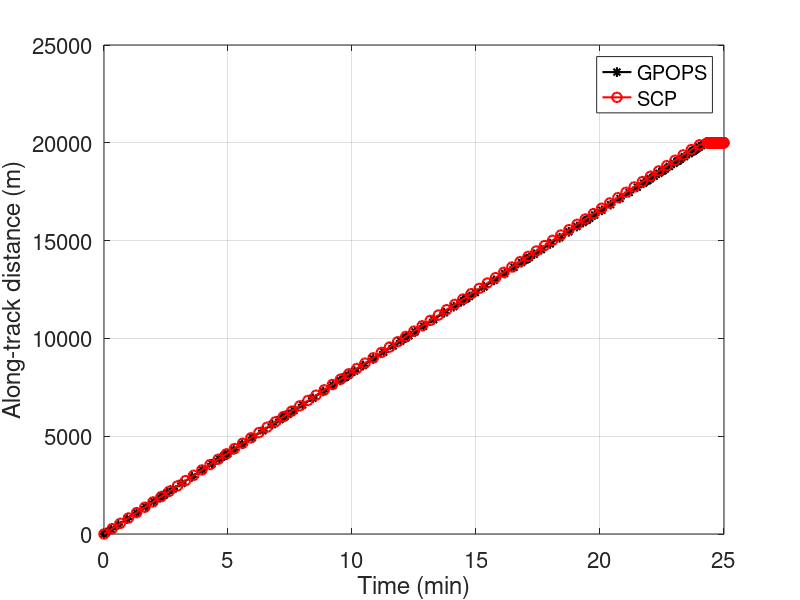
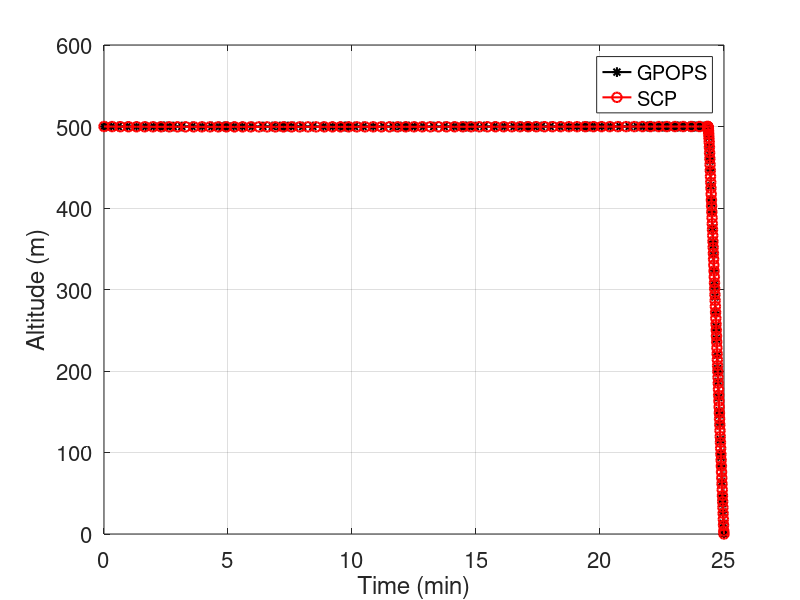
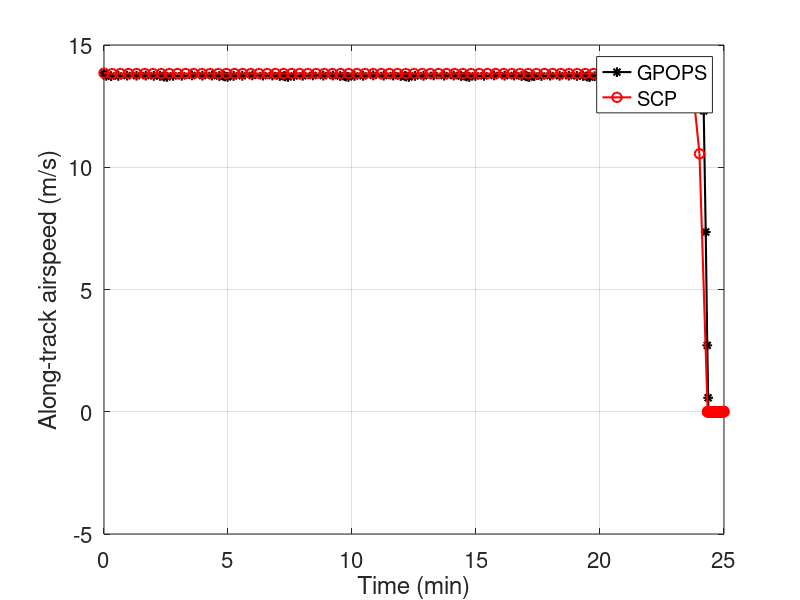
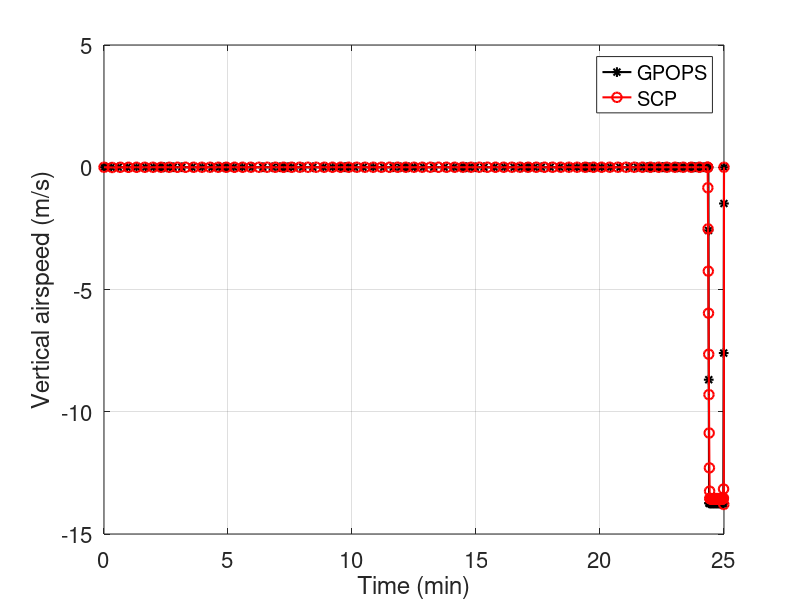

The MATLAB script that drew these images, in order:
% Compare results from the folders "SCP" and "Verify_gpops_convex" with
% nonconvex control constraint u2^2+u3^2=u4

clear
clc
close all
format short

% parameters

load data_gpops.mat
load data_scp.mat

tG = tG/60;
tS = tS/60;
thetaS = atan(u1S./u2S)*180/pi;
% x vs. t
figure
plot(tG, xG, 'k-*', 'markersize', 7, 'linewidth', 1.5);
hold on
plot(tS, xS, 'r-o', 'markersize', 7, 'linewidth', 1.5);
xlabel('Time (min)', 'FontSize', 18);
ylabel('Along-track distance (m)', 'FontSize', 18);
xlim([0 25]);
leg = legend('GPOPS', 'SCP');
set(leg,'FontSize',16);
set(gca,'FontSize',16);
grid on

% z vs. t
figure
plot(tG, zG, 'k-*', 'markersize', 7, 'linewidth', 1.5);
hold on
plot(tS, zS, 'r-o', 'markersize', 7, 'linewidth', 1.5);
xlabel('Time (min)', 'FontSize', 18);
ylabel('Altitude (m)', 'FontSize', 18);
xlim([0 25]);
leg = legend('GPOPS', 'SCP');
set(leg,'FontSize',16);
set(gca,'FontSize',16);
grid on

% vx vs. t
figure
plot(tG, vxG, 'k-*', 'markersize', 7, 'linewidth', 1.5);
hold on
plot(tS, vxS, 'r-o', 'markersize', 7, 'linewidth', 1.5);
xlabel('Time (min)', 'FontSize', 18);
ylabel('Along-track airspeed (m/s)', 'FontSize', 18);
xlim([0 25]);
leg = legend('GPOPS', 'SCP');
set(leg,'FontSize',16);
set(gca,'FontSize',16);
grid on

% vz vs. t
figure
plot(tG, vzG, 'k-*', 'markersize', 7, 'linewidth', 1.5);
hold on
plot(tS, vzS, 'r-o', 'markersize', 7, 'linewidth', 1.5);
xlabel('Time (min)', 'FontSize', 18);
ylabel('Vertical airspeed (m/s)', 'FontSize', 18);
xlim([0 25]);
leg = legend('GPOPS', 'SCP');
set(leg,'FontSize',16);
set(gca,'FontSize',16);
grid on

% % % u1 vs. t
% % figure
% % 
% % plot(tG, u1G, 'k-*', 'markersize', 7, 'linewidth', 1.5);
% % hold on
% % plot(tS, u1S, 'r-o', 'markersize', 7, 'linewidth', 1.5);
% % xlabel('Time (min)', 'FontSize', 18);
% % ylabel('u_1 (N)', 'FontSize', 18);
% % leg = legend('GPOPS', 'SCP');
% % set(leg,'FontSize',16);
% % set(gca,'FontSize',16);
% % grid on

% % % u2 vs. t
% % figure
% % plot(tG, u2G, 'k-*', 'markersize', 7, 'linewidth', 1.5);
% % hold on
% % plot(tS, u2S, 'r-o', 'markersize', 7, 'linewidth', 1.5);
% % xlabel('Time (min)', 'FontSize', 18);
% % ylabel('u_2 (N)', 'FontSize', 18);
% % leg = legend('GPOPS', 'SCP');
% % set(leg,'FontSize',16);
% % set(gca,'FontSize',16);
% % grid on

% % % u3 vs. t
% % figure
% % plot(tG, u3G, 'k-*', 'markersize', 7, 'linewidth', 1.5);
% % hold on
% % plot(tS, u3S, 'r-o', 'markersize', 7, 'linewidth', 1.5);
% % xlabel('Time (min)', 'FontSize', 18);
% % ylabel('u_3 (N)', 'FontSize', 18);
% % leg = legend('GPOPS', 'SCP');
% % set(leg,'FontSize',16);
% % set(gca,'FontSize',16);
% % grid on

% T vs. t
figure
plot(tG, TG, 'k-*', 'markersize', 7, 'linewidth', 1.5);
hold on
plot(tS, sqrt(TS), 'r-o', 'markersize', 7, 'linewidth', 1.5);
xlabel('Time (min)', 'FontSize', 18);
ylabel('Net thrust (N)', 'FontSize', 18);
xlim([0 25]);
leg = legend('GPOPS', 'SCP');
set(leg,'FontSize',16);
set(gca,'FontSize',16);
grid on

% % T vs. t
% figure
% plot(tG(250:326), TG(250:326), 'k-*', 'markersize', 7, 'linewidth', 1.5);
% hold on
% plot(tS(72:150), sqrt(TS((72:150))), 'r-o', 'markersize', 7, 'linewidth', 1.5);
% xlabel('Time (min)', 'FontSize', 18);
% ylabel('Net thrust (N)', 'FontSize', 18);
% leg = legend('GPOPS', 'SCP');
% set(leg,'FontSize',16);
% set(gca,'FontSize',16);
% grid on

% Theta vs. t
figure
plot(tG, thetaG, 'k-*', 'markersize', 7, 'linewidth', 1.5);
hold on
plot(tS, thetaS, 'r-o', 'markersize', 7, 'linewidth', 1.5);
xlabel('Time (min)', 'FontSize', 18);
ylabel('Pitch angle (deg)', 'FontSize', 18);
xlim([0 25]);
leg = legend('GPOPS', 'SCP');
set(leg,'FontSize',16);
set(gca,'FontSize',16);
grid on

% 
% % Theta vs. t
% figure
% plot(tG(250:326), thetaG(250:326), 'k-*', 'markersize', 7, 'linewidth', 1.5);
% hold on
% plot(tS(72 :150), thetaS(72:150), 'r-o', 'markersize', 7, 'linewidth', 1.5);
% xlabel('Time (min)', 'FontSize', 18);
% ylabel('Pitch angle (deg)', 'FontSize', 18);
% leg = legend('GPOPS', 'SCP');
% set(leg,'FontSize',16);
% set(gca,'FontSize',16);
% grid on

